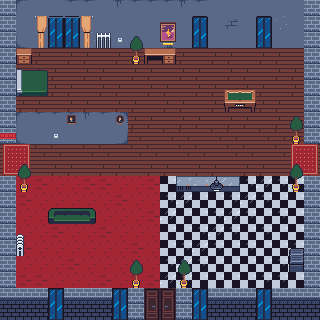

The image is a tile-based game level rendered from a .tmx file. Its description and complete source (layers, tilesets, objects, tile grids) follow:
An orthogonal 20x20 tile map with 16x16 px tiles, 3 tile layers (terrain, upper, upper second), 3 tilesets.

<map version="1.10" tiledversion="1.11.2" orientation="orthogonal" renderorder="right-down" width="20" height="20" tilewidth="16" tileheight="16" infinite="0" nextlayerid="4" nextobjectid="1">
 <tileset firstgid="1" source="tileset_modern_rpg_background.tsx" />
 <tileset firstgid="257" source="tileset_modern_rpg_furniture.tsx" />
 <tileset firstgid="513" source="tileset_modern_rpg_props.tsx" />
 <layer id="1" name="terrain" width="20" height="20">
  <data encoding="csv">
86,41,57,57,42,42,57,43,42,42,42,43,42,57,57,57,57,57,57,2684354601,
86,57,57,57,57,57,57,57,57,57,57,57,57,57,58,57,57,45,57,57,
86,1610612777,57,57,57,45,57,57,57,57,3221225515,57,57,57,57,57,57,57,57,57,
86,2,2,3,2,2,3,2,2,3,2,2,3,2,2,3,2,2,3,86,
86,3,2,2,3,2,2,3,2,2,3,2,2,3,2,2,3,2,2,86,
86,2,3,2,2,3,2,2,3,2,2,3,2,2,3,2,2,3,2,86,
86,2,2,3,2,2,3,2,2,3,2,2,3,2,2,3,2,2,3,86,
86,41,42,42,42,43,42,2684354601,2,2,3,2,2,3,2,2,3,2,2,86,
86,1610612777,57,57,57,57,57,3221225513,4,3,4,4,3,4,4,3,4,4,3,86,
4,3,4,4,3,4,4,3,4,4,3,4,4,3,4,4,3,4,4,3,
2,2,3,2,2,3,2,2,3,2,2,3,2,2,3,2,2,3,2,2,
86,228,227,228,228,227,227,228,228,227,246,247,248,246,246,247,248,247,246,86,
86,227,228,228,228,228,228,227,228,228,247,248,246,246,247,248,247,246,246,86,
86,228,228,228,227,228,228,228,228,227,248,246,246,247,248,247,246,247,246,86,
86,228,228,227,228,228,227,228,228,228,246,246,247,248,247,246,247,246,246,86,
86,227,228,228,228,228,228,228,227,228,246,247,248,247,246,247,246,246,247,86,
86,228,228,228,227,228,228,228,228,228,247,248,247,246,246,246,246,247,247,86,
86,227,227,228,228,228,227,228,228,227,248,247,246,246,246,246,247,247,246,86,
87,87,87,53,87,87,87,53,86,15,16,86,53,87,87,87,53,87,87,87,
53,53,53,53,53,53,53,53,86,14,15,86,53,53,53,53,53,53,53,53
</data>
 </layer>
 <layer id="2" name="upper" width="20" height="20">
  <data encoding="csv">
0,0,0,0,0,0,0,0,0,0,0,0,0,0,0,0,0,0,0,86,
0,0,0,324,324,0,0,0,0,0,619,0,324,0,0,0,324,0,0,86,
0,0,521,340,340,0,452,520,363,0,635,0,340,0,0,0,340,0,0,86,
0,278,0,0,0,0,0,0,379,260,261,0,0,0,0,0,0,0,0,0,
0,2147484015,2147484014,0,0,0,0,0,0,0,0,0,0,0,0,0,0,0,0,0,
0,2147484031,2147484030,0,0,0,0,0,0,0,0,0,0,0,301,302,0,0,0,0,
0,0,0,0,0,0,0,0,0,0,0,0,0,0,317,318,0,0,0,0,
0,0,0,0,642,0,0,643,0,0,0,0,0,0,0,0,0,0,0,0,
660,0,0,520,0,0,0,0,0,0,0,0,0,0,0,0,0,0,0,0,
465,466,0,0,0,0,0,0,0,0,0,0,0,0,0,0,0,0,465,466,
481,482,0,0,0,0,0,0,0,0,0,0,0,0,0,0,0,0,481,482,
0,0,0,0,0,0,0,0,0,0,0,438,439,439,440,0,0,0,0,0,
0,0,0,0,0,0,0,0,0,0,0,0,0,0,0,0,0,0,0,0,
0,0,0,401,402,403,0,0,0,0,0,0,0,0,0,0,0,0,0,0,
0,0,0,0,0,0,0,0,0,0,0,0,0,0,0,0,0,0,0,0,
0,0,0,0,0,0,0,0,0,0,0,0,0,0,0,0,0,0,737,0,
0,0,0,0,0,0,0,0,363,0,0,363,0,0,0,0,0,0,753,0,
0,0,0,0,0,0,0,0,379,0,0,379,0,0,0,0,0,0,0,0,
0,0,0,324,0,0,0,324,0,2147483976,328,0,324,0,0,0,324,0,0,0,
0,0,0,340,0,0,0,340,0,2147483992,344,0,340,0,0,0,340,0,0,0
</data>
 </layer>
 <layer id="3" name="upper second" width="20" height="20">
  <data encoding="csv">
0,0,0,0,0,0,0,0,0,0,0,0,0,0,0,0,0,0,0,0,
0,0,397,398,398,399,0,0,0,0,0,0,0,0,0,0,0,0,0,0,
0,0,413,0,0,415,0,0,0,0,0,0,0,0,0,0,0,0,0,0,
0,0,0,0,0,0,0,0,0,0,0,0,0,0,0,0,0,0,0,0,
0,0,0,0,0,0,0,0,0,0,0,0,0,0,0,0,0,0,0,0,
0,0,0,0,0,0,0,0,0,0,0,0,0,0,0,0,0,0,0,0,
0,0,0,0,0,0,0,0,0,0,0,0,0,0,0,0,0,0,0,0,
0,0,0,0,0,0,0,0,0,0,0,0,0,0,0,0,0,0,363,0,
0,0,0,0,0,0,0,0,0,0,0,0,0,0,0,0,0,0,379,0,
0,0,0,0,0,0,0,0,0,0,0,0,0,0,0,0,0,0,0,0,
0,363,0,0,0,0,0,0,0,0,0,0,0,0,0,0,0,0,363,0,
0,379,0,0,0,0,0,0,0,0,0,0,0,456,0,0,0,0,379,0,
0,0,0,0,0,0,0,0,0,0,0,0,0,0,0,0,0,0,0,0,
0,0,0,0,0,0,0,0,0,0,0,0,0,0,0,0,0,0,0,0,
0,437,0,0,0,0,0,0,0,0,0,0,0,0,0,0,0,0,0,0,
0,453,0,0,0,0,0,0,0,0,0,0,0,0,0,0,0,0,0,0,
0,0,0,0,0,0,0,0,0,0,0,0,0,0,0,0,0,0,0,0,
0,0,0,0,0,0,0,0,0,0,0,0,0,0,0,0,0,0,0,0,
0,0,0,0,0,0,0,0,0,0,0,0,0,0,0,0,0,0,0,0,
0,0,0,0,0,0,0,0,0,0,0,0,0,0,0,0,0,0,0,0
</data>
 </layer>
</map>
